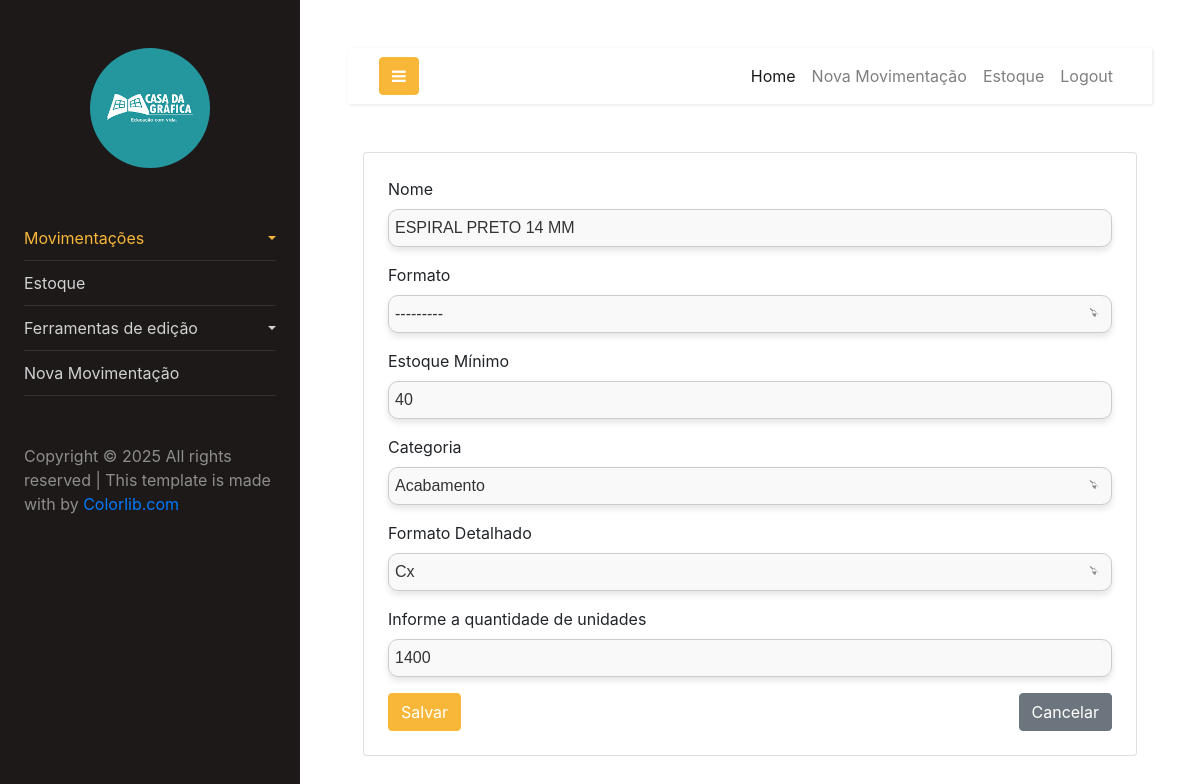
Page /produto/26/editar/ (signed in) on the committed database.
### produto/models.py (models this page shows, shortened)
class Produto(models.Model):
    nome = models.CharField(max_length=255)
    FORMATO = [
        ('640x880', '640x880'),
        ('660x960', '660x960')
    ]
    formato = models.CharField(max_length=255, choices=FORMATO, null=True, blank=True)  # Permite nulo
    estoquemin = models.IntegerField()
    status = models.IntegerField()
    id_categoria = models.ForeignKey(Categoria, on_delete=models.PROTECT)  # Alterado para PROTECT
    id_formato = models.ForeignKey(Formato, on_delete=models.PROTECT)  # Alterado para PROTECT
    unidades = models.IntegerField()
    data_cadastro = models.DateField(auto_now_add=True)

### produto/views.py (the view, shortened to what this page needs)
# urls.py: path('produto/<int:pk>/editar/', ProdutoUpdateView.as_view(), name='produto-update'),
class ProdutoUpdateView(LoginRequiredMixin, UpdateView):
    model = Produto
    template_name = 'produto_form.html'
    fields = ['nome', 'id_categoria', 'formato', 'id_formato', 'estoquemin', 'unidades']
    success_url = reverse_lazy('produto-list')

### categoria/models.py (called while the page is built)
    def __str__(self):
        return self.categoria

### formato/models.py (called while the page is built)
    def __str__(self):
        return self.formato

### produto/templates/produto_form.html (shortened to what this page needs)
<!DOCTYPE html>
<html lang="pt-br">
  {% include 'components/header/header.html' %}
  <body>
    <div class="container mt-5">
        <div class="card p-4">
            <form method="post">
                <div class="form-group mb-3">
                    <label for="id_nome">Nome</label>
                    {{ form.nome }}
                </div>
                <div class="form-group mb-3">
                    <label for="id_formato">Formato</label>
                    {{ form.formato }}
                </div>
                <div class="form-group mb-3">
                    <label for="id_estoquemin">Estoque Mínimo</label>
                    {{ form.estoquemin }}
                </div>
                <div class="form-group mb-3">
                    <label for="id_id_categoria">Categoria</label>
                    {{ form.id_categoria }}
                </div>
                <div class="form-group mb-3">
                    <label for="id_id_formato">Formato Detalhado</label>
                    {{ form.id_formato }}
                </div>
                <div class="form-group mb-3">
                    <label for="id_unidades">Informe a quantidade de unidades</label>
                    {{ form.unidades }}
                </div>
                <div class="d-flex justify-content-between">
                    <button type="submit" class="btn btn-primary">Salvar</button>
                    <a href="{% url 'produto-list' %}" class="btn btn-secondary">Cancelar</a>
                </div>
            </form>
        </div>
    </div>
  </body>
  {% include 'components/footer/footer.html' %}
</html>

### produto/templates/produto_form.html (style rules this page uses)
select, input { border-radius: 10px; border: 1px solid #ccc; padding: 6px; font-size: 16px; font-family: Arial, sans-serif; background-color: #f9f9f9; color: #333; box-shadow: 0px 4px 6px rgba(0, 0, 0, 0.1); transition: all 0.3s ease; width: 100%; }
select { appearance: none; background-repeat: no-repeat; background-position: right 10px center; background-size: 12px; padding-right: 30px; }

### rows in the picture
Produto: nome "ESPIRAL PRETO 14 MM", formato "---------", estoquemin "40", id_categoria "Acabamento", id_formato "Cx", unidades "1400"
